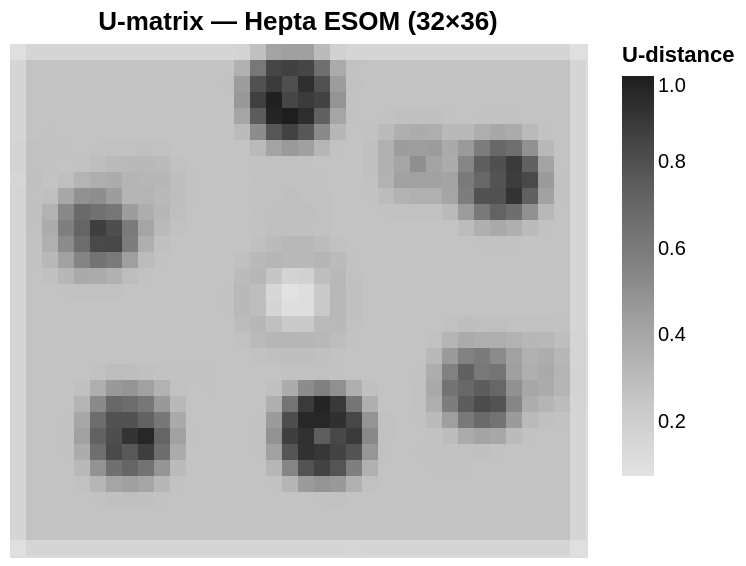

Here is the notebook cell this chart was saved with:
### Markdown cell above
## 3  U-matrix

The U-matrix encodes the distance between each neuron and its neighbours.
Low values (valleys) = cluster cores.  High values (ridges) = cluster boundaries.

### Code cell
u = som.u_matrix()
print(f"U-matrix shape : {u.shape}")
print(f"U-matrix range : [{u.min():.4f}, {u.max():.4f}]")

plot_grid_heatmap(u, "U-matrix — Hepta ESOM (32×36)",
             scheme="greys", value_name="U-distance", cell_pixels=8.0)

### Figure 1 — Vega-Lite specification as saved in the notebook (floating-point values rounded to 4 significant figures; data arrays with more than 128 entries replaced by an {"elided": "..."} marker saying what was removed)
{"config": {"view": {"continuousWidth": 300, "continuousHeight": 300}}, "data": {"name": "data-b72c23054a86e72bbcaa60c77157a57b"}, "mark": {"type": "rect"}, "encoding": {"color": {"field": "U-distance", "legend": {"title": "U-distance"}, "scale": {"scheme": "greys"}, "type": "quantitative"}, "tooltip": [{"field": "col", "type": "quantitative"}, {"field": "row", "type": "quantitative"}, {"field": "U-distance", "format": ".4f", "type": "quantitative"}], "x": {"axis": null, "field": "col", "sort": null, "type": "ordinal"}, "y": {"axis": null, "field": "row", "sort": "descending", "type": "ordinal"}}, "height": {"step": 8.0}, "title": "U-matrix — Hepta ESOM (32×36)", "width": {"step": 8.0}, "$schema": "https://vega.github.io/schema/vega-lite/v6.4.1.json", "datasets": {"data-b72c23054a86e72bbcaa60c77157a57b": {"elided": "1152 records"}}}
